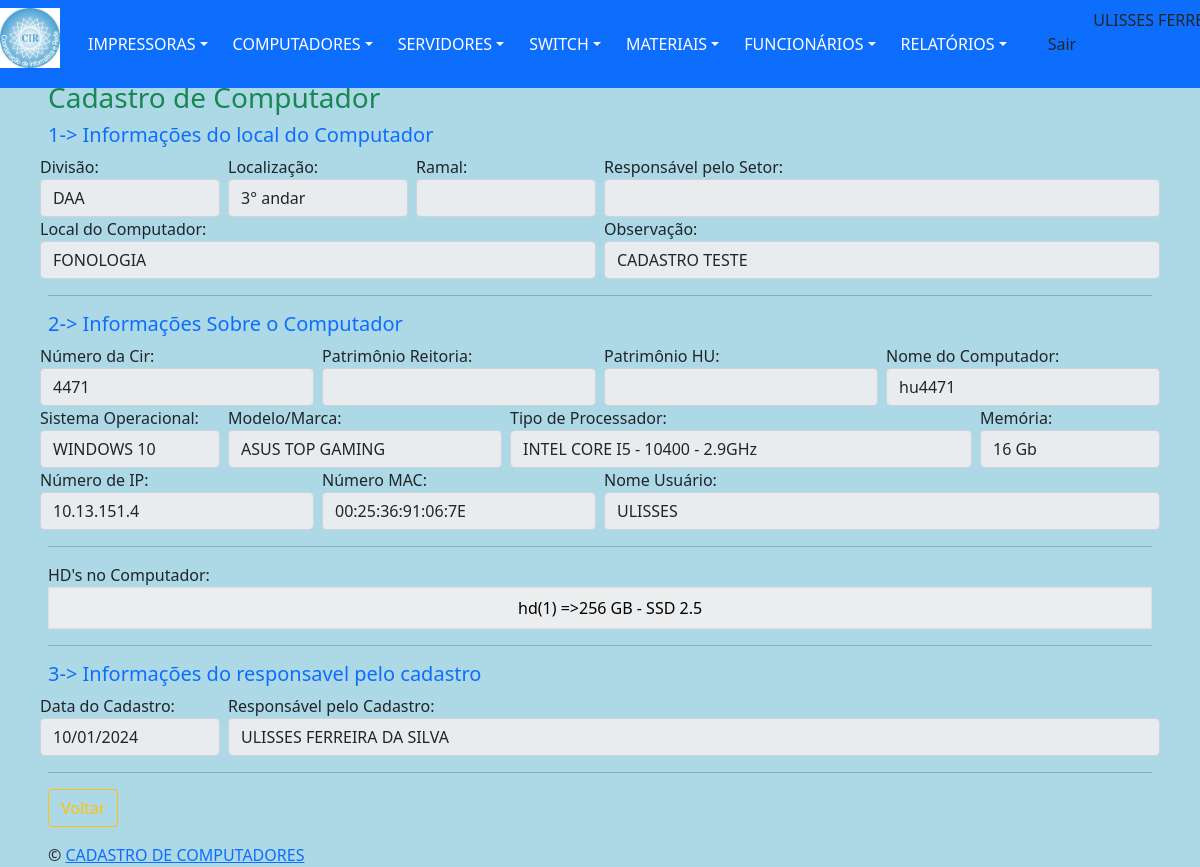
The app's page /views/computadorDetalhes.php?action=1&id=2 (signed in), older data.
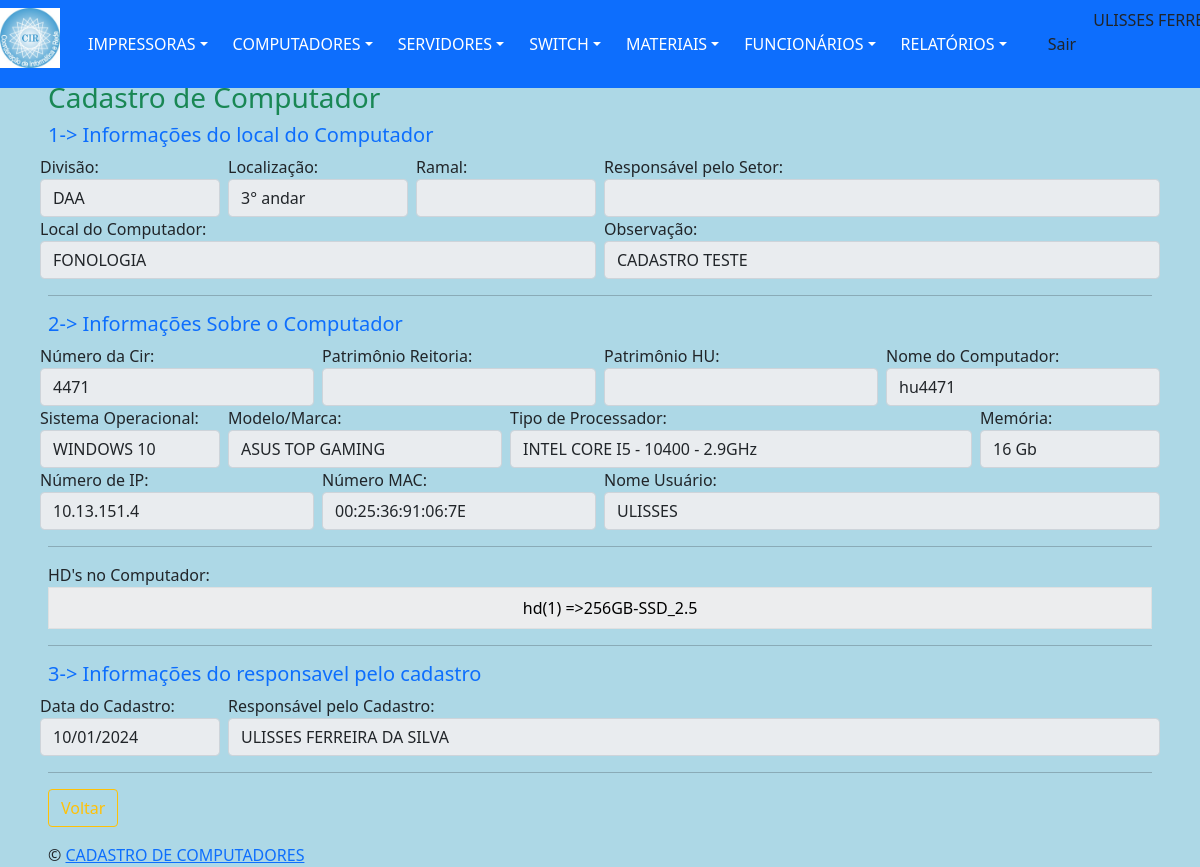
The same page, newer data.
### tables this page shows
CREATE TABLE `hdTipos` (
  `id` int(11) NOT NULL,
  `descricao` varchar(255) DEFAULT NULL
);

### dao/DAO-controleCir.php (called while the page is built, shortened)
<?php
	class ControleCirDAO
		{
            public function ListarOpcao($nomeTabela, $tipoOpcao, $valorOpcao)
                {
                    $conn = Database::connect();
                    $conn->exec('SET CHARACTER SET utf8');
                    $sql = "SELECT * FROM $nomeTabela WHERE $tipoOpcao LIKE '$valorOpcao' ";
                    try
                        {
                            $listar = $conn->query($sql);
                            $buscar = $listar->fetchAll(PDO::FETCH_OBJ);
                            $numRows = $listar->rowCount();
                        }
                    catch (PDOException $exc)
                        {
                            $buscar = $exc->getTraceAsString();
                        }
                    return $buscar;
                }
            public function Verificar($nomeTabela, $opcao1, $valor1)
                {
                    $conn = Database::connect();
                    $conn->exec('SET CHARACTER SET utf8');
                    $sql = "SELECT * FROM $nomeTabela WHERE $opcao1 = '$valor1' ";
                    try
                        {
                            $listar = $conn->query($sql);
                            $buscar = $listar->fetchAll(PDO::FETCH_OBJ);
                            $numRows = $listar->rowCount();
                        }
                    catch (PDOException $exc)
                        {
                            $buscar = $exc->getTraceAsString();
                        }
                    return $buscar;
                }
        }
?>

### controllers/computadorBuscar.php (called while the page is built, shortened)
<?php
	include "../dao/DAO-controleCir.php";
    $idComputador =  $_GET['id'];
    $nomeTabela = "computador";
    $opcao1 = "idComputador";
    $valor1 = $idComputador;
	$compAltDAO = new ControleCirDAO();
	foreach($compAltDAO->Verificar($nomeTabela, $opcao1, $valor1) as $comp)
		{
			$tipoHD = $comp->tipoHD;
			$tipoHD =  unserialize($tipoHD);
		}
?>

### views/computadorDetalhes.php (the view, shortened to what the changed rows need)
<?php
    include "../template/menuPrincipal.php";
    require_once '../controllers/computadorBuscar.php';
    include_once "../dao/DAO-controleCir.php";
?>
        <nav class="navbar navbar-dark">
            <div class="line col-md-12 p-5 position-absolute start-5 top-0 bottom-50 end-250">
                <div class="panel-content">
                    <div class="col-md-12">
                            <fieldset>
                                <div class="col-md-12">
                                    <table class="table table-striped table-bordered table-condensed table-hover table-light">
                                        <tbody>
                                            <td class="align-left">
                                                <?php
                                                    $t = sizeof($tipoHD);
                                                    $nomeTabela = "hdTipos";
                                                    $tipoOpcao = "id";
                                                    for ($i = 0; $i < $t; $i++)
                                                        {
                                                            $id = $tipoHD[$i];
                                                            $tipoHDDAO = new ControleCirDAO();
                                                            foreach ($tipoHDDAO->ListarOpcao($nomeTabela, $tipoOpcao, $id)as $resp)
                                                                {
                                                                    $x = $i + 1;
                                                                    echo "&emsp; hd(" . $x .") =>" . $descricao = $resp->descricao;
                                                                }
                                                        }
                                                ?>
                                            </td>
                                        </tbody>
                                    </table>
                                </div>
                            </fieldset>
                    </div>
                </div>
            </div>
        </nav>
    </body>
</html>

Row changes from the older to the newer data that the page shows:
changed hdtipos: descricao "256 GB - SSD 2.5" → "256GB-SSD_2.5"
